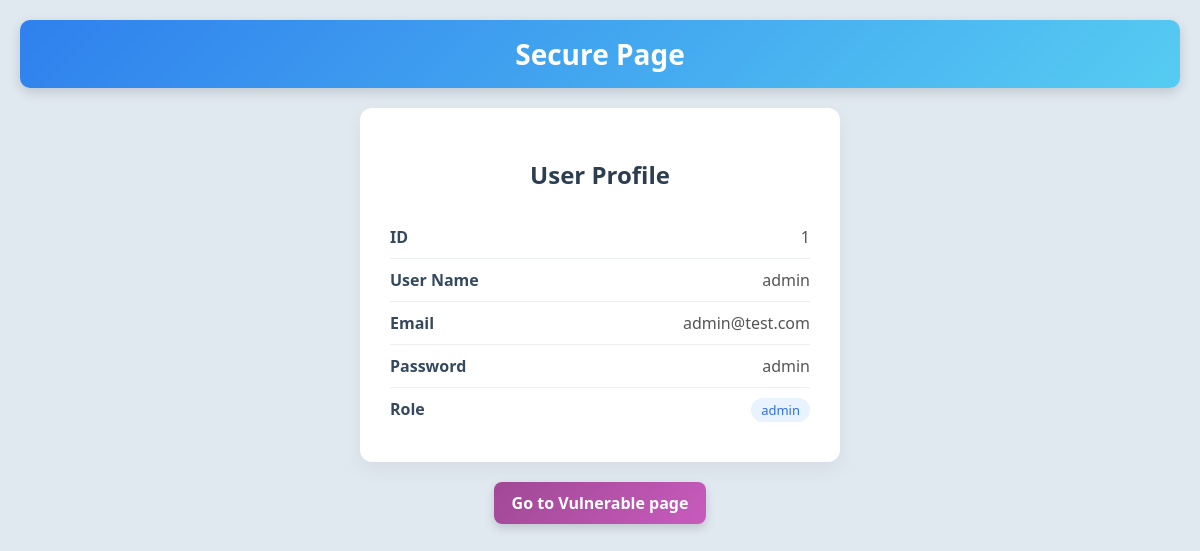
Screenshot of /01-TrustedID/Lab1-TrustedID/secure.php (signed in) with the database file from the repository.
### tables this page shows
CREATE TABLE IF NOT EXISTS `users` (
  `id` int(11) NOT NULL AUTO_INCREMENT,
  `username` varchar(100) DEFAULT NULL,
  `email` varchar(150) NOT NULL,
  `phone` varchar(20) NOT NULL,
  `password` varchar(255) NOT NULL,
  `role` varchar(50) NOT NULL,
  PRIMARY KEY (`id`),
  UNIQUE KEY `email` (`email`)
);

### 01-TrustedID/Lab1-TrustedID/secure.php (the view, shortened to what this page needs)
<?php
require "db.php";
$id=$_SESSION['user_id'];
$stmt=$conn->prepare("SELECT id,username,email,role,password FROM users WHERE id=?");
$stmt->bind_param("i",$id);
$stmt->execute();
$res=$stmt->get_result();
$user=($res&&$res->num_rows>0)?$res->fetch_assoc():die("User not found");
?>
<!DOCTYPE html>
<html lang="en">
<head>
</head>
<body>
<div class="navbar">Secure Page</div>
<div class="card">
<h2>User Profile</h2>
<div class="row"><span class="label">ID</span><span class="value"><?php echo $user['id']; ?></span></div>
<div class="row"><span class="label">User Name</span><span class="value"><?php echo $user['username']; ?></span></div>
<div class="row"><span class="label">Email</span><span class="value"><?php echo $user['email']; ?></span></div>
<div class="row"><span class="label">Password</span><span class="value"><?php echo $user['password']; ?></span></div>
<div class="row"><span class="label">Role</span><span class="value role"><?php echo $user['role']; ?></span></div>
</div>
<div class="nav"><a href="vuln.php">Go to Vulnerable page</a></div>
</body>
</html>

### 01-TrustedID/Lab1-TrustedID/secure.php (style rules this page uses)
body { font-family:Segoe UI,Tahoma,sans-serif;background:#e0e8f0;display:flex;flex-direction:column;align-items:center;padding:20px;margin:0; }
.navbar { width:100%;text-align:center;font-size:28px;font-weight:700;padding:15px 0;border-radius:10px;color:#fff;margin-bottom:20px;background:linear-gradient(135deg,#2f80ed,#56ccf2);box-shadow:0 4px 12px rgba(0,0,0,.15);transition:transform .3s ease,box-shadow .3s ease }
.card { background:#fff;width:420px;padding:30px;border-radius:12px;box-shadow:0 8px 20px rgba(0,0,0,0.05); }
h2 { text-align:center;margin-bottom:25px;color:#2c3e50;font-weight:600; }
.row { display:flex;justify-content:space-between;padding:10px 0;border-bottom:1px solid #ecf0f1; }
.row:last-child { border-bottom:none; }
.label { font-weight:600;color:#34495e; }
.value { color:#555; }
.role { background:#e9f2ff;color:#2f6fed;padding:3px 10px;border-radius:20px;font-size:13px; }
.nav { margin-top:20px;display:flex;gap:12px }
.nav a { padding:10px 18px;background:linear-gradient(135deg,#9f4894,#c85bbd);color:#fff;text-decoration:none;border-radius:8px;font-weight:600;transition:.3s ease;box-shadow:0 4px 10px rgba(0,0,0,.15) }

### rows the page displays
users: id "1", username "admin", email "admin@test.com", password "admin", role "admin"
